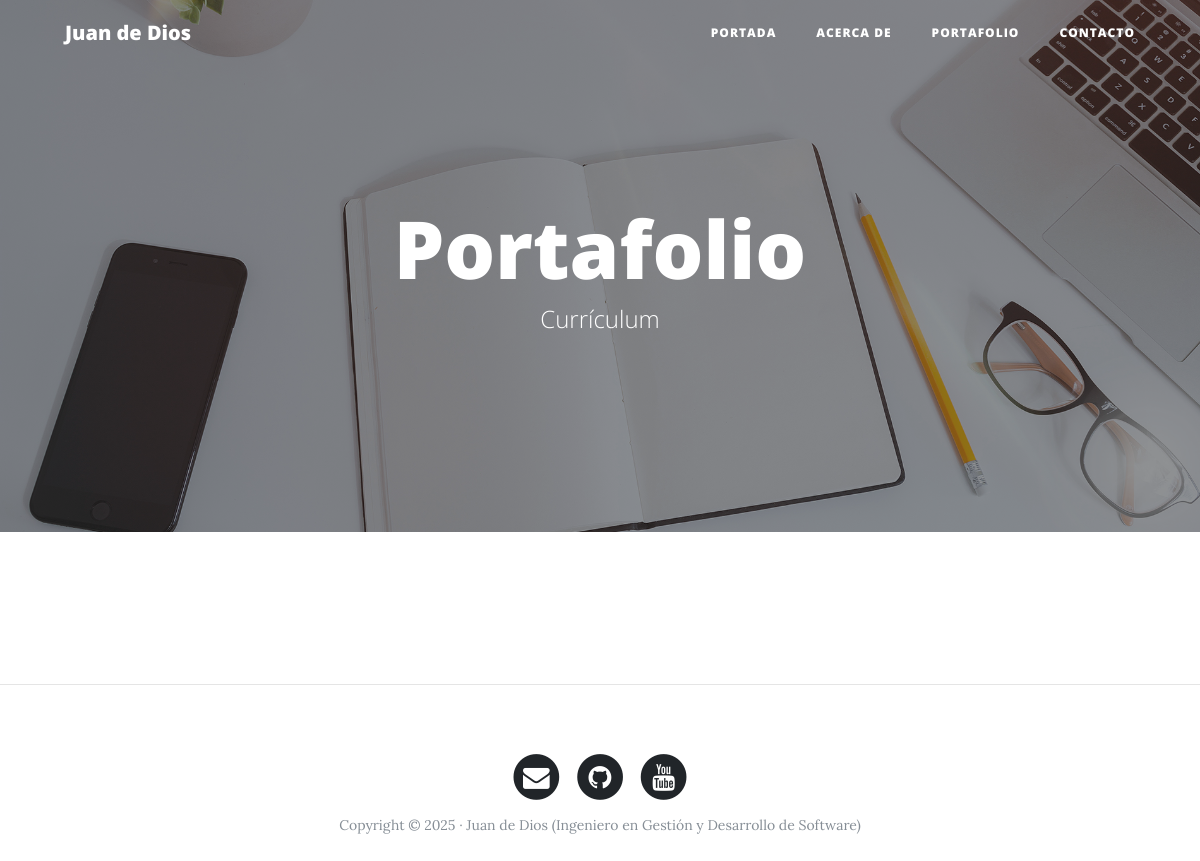
Before: /Portafolio/ with the older database file.
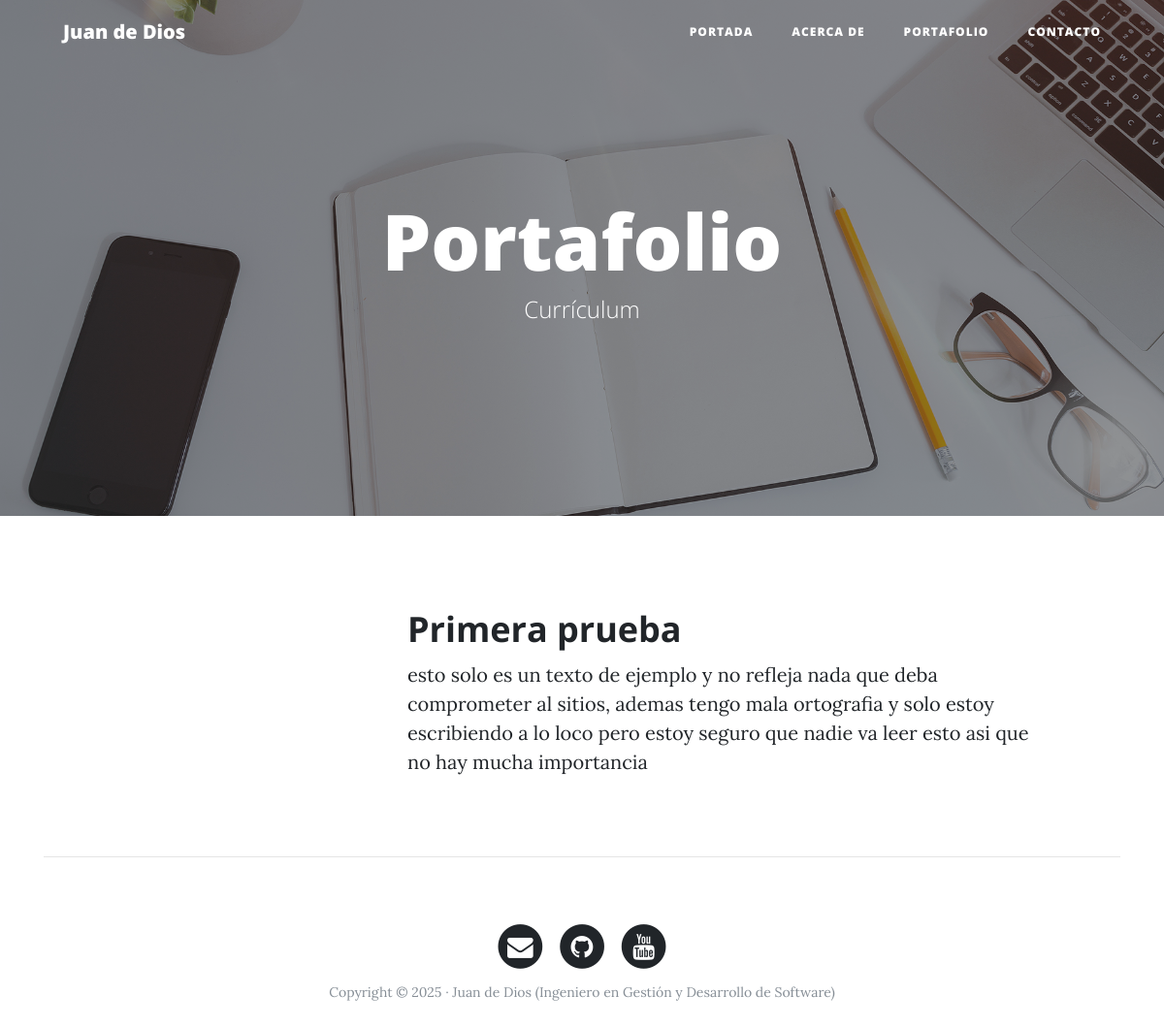
After: the same page with the newer database file.
### portafolio/models.py (models this page shows, shortened)
class Project(models.Model):
    title= models.CharField(max_length=200, verbose_name="Titulo")
    description=models.TextField(verbose_name="Descripcion")
    image=models.ImageField(verbose_name="Imagen",upload_to='projects')
    link=models.URLField(verbose_name="Dirección Web",null=True,blank=True)
    created=models.DateField(auto_now_add=True, verbose_name="Fecha creada")
    update=models.DateField( auto_now=True, verbose_name="Fecha actualizada")
    class Meta:
        verbose_name="Proyecto"
        verbose_name_plural="Proyectos"
        ordering=["-created"]

### portafolio/views.py (the view)
# urls.py: path('Portafolio/',portafolio_views.Portafolio, name='Portada'),
def Portafolio(request):
    projects= Project.objects.all()
    return render(request,'portafolio/Portafolio.html', {'projects':projects})

### portafolio/templates/portafolio/Portafolio.html (shortened to what this page needs)
{% extends "home.html" %}
{%block headers%}
<h1>Portafolio</h1>
<span class="subheading">Currículum</span>
{%endblock%}
{% block content%}
    {%for project in projects%}
        <div class="row project">
        <div class="col-lg-3 col-md-4 offset-lg-1">
        </div>
        <div class="col-lg-7 col-md-8">
            <h2 class="section-heading title">{{project.title}}</h2>
        <p>{{project.description}}</p>
        </div>
    {% endfor %}
    <br>
{%endblock%}
{%block background%}{%load static%}{% static 'img/portfolio-bg.jpg'%}{%endblock%}

### core/templates/home.html (shortened to what this page needs)
<!DOCTYPE html>
<html lang="es">
<head>
    {% load static %}
    <link href="{% static 'vendor/bootstrap/css/bootstrap.min.css'%}" rel="stylesheet">
    <link href="{% static 'vendor/font-awesome/css/font-awesome.min.css'%}" rel="stylesheet" type="text/css">
    <link href="{% static 'css/clean-blog.min.css'%}" rel="stylesheet">
</head>
<body>
    <nav class="navbar navbar-expand-lg navbar-light fixed-top" id="mainNav">
        <div class="container">
            <a class="navbar-brand" href="index.html">Juan de Dios</a>
            <div class="collapse navbar-collapse" id="navbarResponsive">
                <ul class="navbar-nav ml-auto">
                    <li class="nav-item">
                        <a class="nav-link" href="{% url 'Inicio'%}">Portada</a>
                    </li>
                    <li class="nav-item">
                        <a class="nav-link" href="{% url 'About'%}">Acerca de</a>
                    </li>
                    <li class="nav-item">
                        <a class="nav-link" href="{% url 'Portada'%}">Portafolio</a>
                    </li>
                    <li class="nav-item">
                        <a class="nav-link" href="{% url 'Contacto'%}">Contacto</a>
                    </li>
                </ul>
            </div>
        </div>
    </nav>
    <header class="masthead" style="background-image: url('{%block background%}{%endblock%}')">
        <div class="overlay"></div>
        <div class="container">
                <div class="col-lg-8 col-md-10 mx-auto">
                    <div class="site-heading">
                        {%block headers%}
                        {%endblock%}
                    </div>
                </div>
        </div>
    </header>
    <div class="container">
        <div class="row">
            {% block content %}{% endblock %}
        </div>
    </div>
{% if not request.path == "/" %}
    <hr>
{% endif %}
    <footer>
        <div class="container">
            <div class="row">
                <div class="col-lg-8 col-md-10 mx-auto">
                    <ul class="list-inline text-center">
                        <li class="list-inline-item">
                            <a href="#">
                                <span class="fa-stack fa-lg">
                                    <i class="fa fa-circle fa-stack-2x"></i>
                                    <i class="fa fa-envelope fa-stack-1x fa-inverse"></i>
                                </span>
                            </a>
                        </li>
                        <li class="list-inline-item">
                            <a href="#">
                                <span class="fa-stack fa-lg">
                                    <i class="fa fa-circle fa-stack-2x"></i>
                                    <i class="fa fa-github fa-stack-1x fa-inverse"></i>
                                </span>
                            </a>
                        </li>
                        <li class="list-inline-item">
                            <a href="#">
                                <span class="fa-stack fa-lg">
                                    <i class="fa fa-circle fa-stack-2x"></i>
                                    <i class="fa fa-youtube fa-stack-1x fa-inverse"></i>
                                </span>
                            </a>
                        </li>
                    </ul>
                    <p class="copyright text-muted">Copyright &copy; 2025 · Juan de Dios (Ingeniero en Gestión y
                        Desarrollo de Software) </p>
                </div>
            </div>
        </div>
    </footer>
</body>
</html>

Changed rows visible on the page:
added Project: title "Primera prueba", description "esto solo es un texto de ejemplo y no refleja nada que deba comprometer al sitios, ademas tengo mala ortografia y solo estoy escribiendo a lo loco pero estoy seguro que nadie va leer esto asi que no hay mucha importancia"
